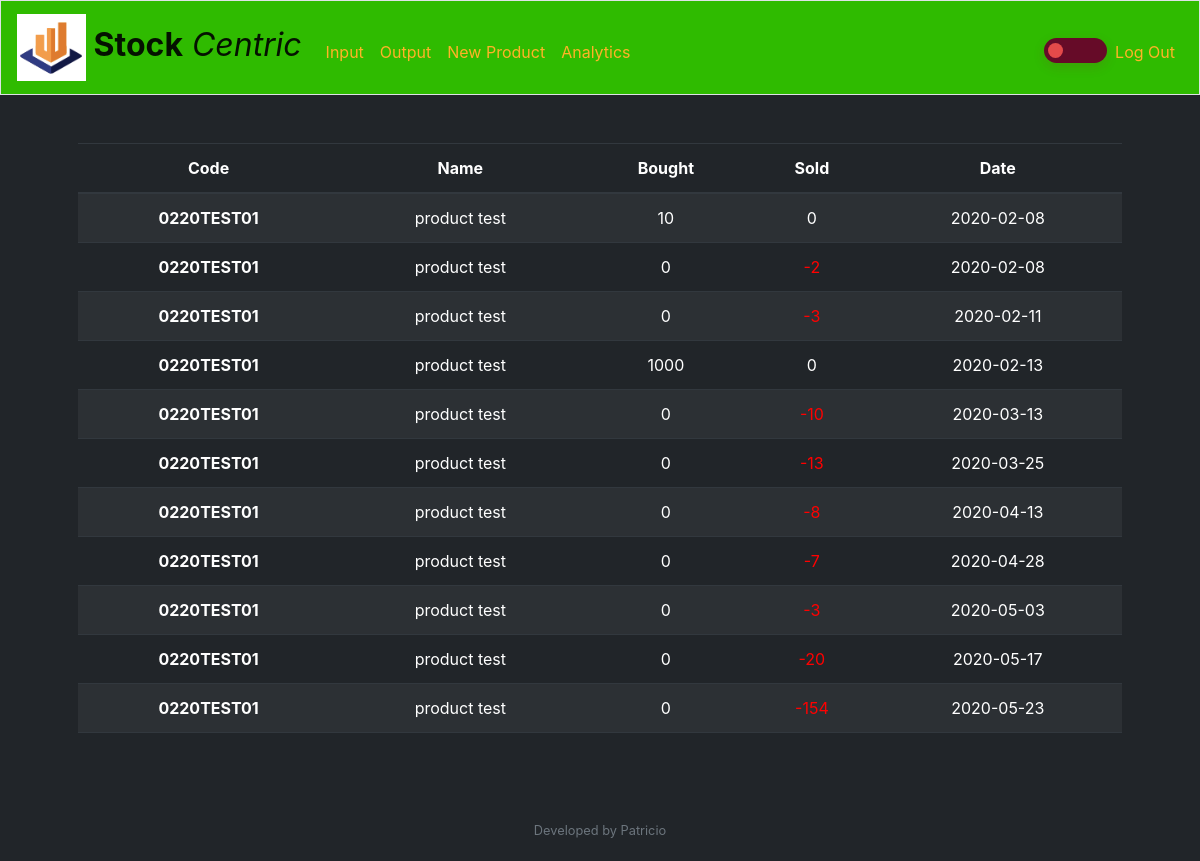
/history/0220TEST01 (signed in), run on the app's committed database.
### tables this page shows
CREATE TABLE 'dim_product' (
       'id' integer PRIMARY KEY AUTOINCREMENT NOT NULL,
       'code' varchar(200) NOT NULL,
       'name' varchar(200) NOT NULL,
       'create_time' date not null);

### application.py (the view)
@app.route("/history/<string:code>")
@login_required
def history(code):
    product=code#request.values.get('name')# form.get("username")
    print(product)
    inventorys = db.execute("""SELECT dp.code, dp.name, (case when p.quantity < 0 then 0 else p.quantity end) as bought,\n
                            (case when p.quantity < 0 then p.quantity else 0 end) as sold, date(p.date) as date FROM ft_product p\n
                            LEFT JOIN dim_product dp ON (p.product_id=dp.id)\n
                            WHERE dp.code = :product""",product=product)
    return render_template("history.html", inventorys=inventorys)

### helpers.py (called while the page is built)
def login_required(f):
    @wraps(f)
    def decorated_function(*args, **kwargs):
        if session.get("user_id") is None:
            return redirect("/login")
        return f(*args, **kwargs)
    return decorated_function

### templates/history.html (shortened to what this page needs)
{% extends "layout.html" %}
{% block main %}
    <table class="table table-striped table-dark">
      <thead>
        <tr>
          <th scope="col">Code</th>
          <th scope="col">Name</th>
          <th scope="col">Bought</th>
          <th scope="col">Sold</th>
          <th scope="col">Date</th>
        </tr>
      </thead>
      <tbody>
        {% for inventory in inventorys %}
          <tr id={{ inventorys.id }}>
            <th scope="row">{{ inventory.code }}</th>
            <td>{{ inventory.name }}</td>
            <td>{{ inventory.bought }}</td>
            {% if inventory.sold < 0 %}
              <td><font color="red">{{ inventory.sold }}</font></td>
            {% else %}
              <td>{{ inventory.sold }}</td>
            {% endif %}
            <td>{{ inventory.date }}</td>
          </tr>
        {% endfor %}
      </tbody>
      <tfoot>
            <tr>
                <td colspan="4"></td>
                <td></td>
            </tr>
        </tfoot>
    </table>
{% endblock %}

### templates/layout.html (shortened to what this page needs)
<!DOCTYPE html>
<html lang="en">
    <head>
        <link href="https://maxcdn.bootstrapcdn.com/bootstrap/4.1.3/css/bootstrap.min.css" rel="stylesheet">
        <link href="/static/styles.css" rel="stylesheet">
    </head>
    <body id="bootstrap-overrides" class="color-fondo">
        <div id="page-container">
            <div id="content-wrap">
                <nav class="navbar navbar-expand-md navbar-light border" id='main-navbar'>
                    <a class="navbar-brand" href="/"><img src="/static/icon.ico" alt="Logo"><span class="bold"> Stock</span> <span class="curly">Centric</span></a>
                    <div class="collapse navbar-collapse" id="navbar">
                        {% if session.user_id %}
                            <ul class="navbar-nav mr-auto mt-2">
                                <li class="nav-item"><a class="nav-link" href="/input"><span class="ruta-nav">Input</span></a></li>
                                <li class="nav-item"><a class="nav-link" href="/output"><span class="ruta-nav">Output</span></a></li>
                                <li class="nav-item"><a class="nav-link" href="/newProduct"><span class="ruta-nav">New Product</span></a></li>
                                <li class="nav-item"><a class="nav-link" href="/analytics"><span class="ruta-nav">Analytics</span></a></li>
                            </ul>
                            <ul class="navbar-nav ml-auto mt-2">
                                <li>
                                    <div id="checkbox-id">
                                        <label class="switch">
                                            <span class="slider round"></span>
                                        </label>
                                    </div>
                                </li>
                                <li class="nav-item"><a class="nav-link" href="/logout"><span class="ruta-nav">Log Out</span></a></li>
                            </ul>
                        {% endif %}
                    </div>
                </nav>
                <main class="container p-5">
                    {% block main %}{% endblock %}
                </main>
            </div>
            <footer class="small text-center text-muted" id="footer">
                Developed by Patricio
            </footer>
        </div>
    </body>
</html>

### static/styles.css (style rules this page uses)
nav .navbar-brand { font-size: xx-large; }
nav .navbar-brand .bold { font-weight: bold; }
nav .navbar-brand .curly { font-style: italic; }
#main-navbar { background-color : #2fbb00; }
.ruta-nav { color : #ffb327; }
main { overflow-x: auto; text-align: center; }
#page-container { position: relative; min-height: 100vh; }
#content-wrap { padding-bottom: 2.5rem; }
#footer { position: absolute; bottom: 0; width: 100%; height: 2.5rem; }
.switch { position: relative; display: inline-block; width: 63px; height: 25px; }
.slider { position: absolute; cursor: pointer; top: 0; left: 0; right: 0; bottom: 0; background-color: #660B28; box-shadow: 0px 4px 12px rgba(136, 18, 56, 0.15); -webkit-transition: .4s; transition: .4s; }
.slider:before { position: absolute; content: ''; height: 15px; width: 15px; left: 4px; bottom: 5px; background-color:#E44A4A; -webkit-transition: .4s; transition: .4s; }
.slider.round { border-radius: 34px; }
.slider.round:before { border-radius: 50%; }
#checkbox-id { position: relative; top: 15%; float: right; }
.color-fondo { background-color: #212529; }

### data on the page
dim_product: code "0220TEST01", name "product test", bought "10", sold "0", date "2020-02-08", bought "0", sold "-2", sold "-3", date "2020-02-11", bought "1000", date "2020-02-13", sold "-10", date "2020-03-13", sold "-13", date "2020-03-25", sold "-8", date "2020-04-13", sold "-7", date "2020-04-28", date "2020-05-03", sold "-20", date "2020-05-17", sold "-154", date "2020-05-23"
